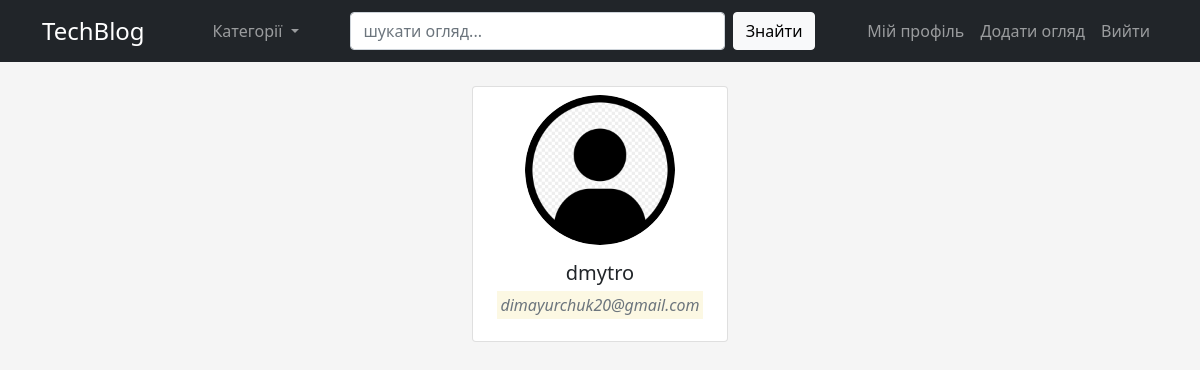
Page /auth/account (signed in) on the earlier database version.
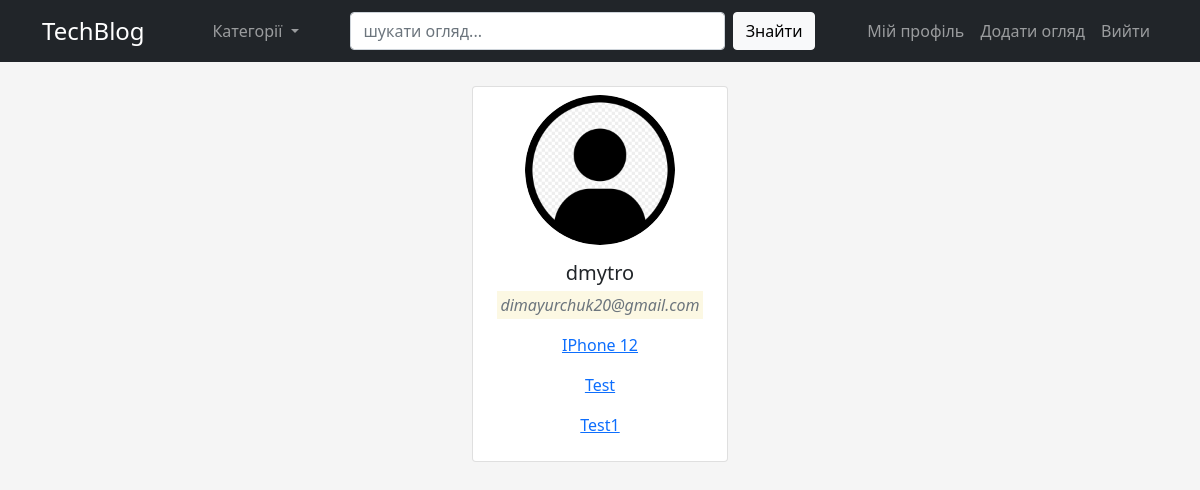
Same page on the later database version.
### app/user/models.py (models this page shows, shortened)
class User(db.Model, UserMixin):  # type: ignore
    id = db.Column(db.Integer, primary_key=True)  # type: ignore
    username = db.Column(db.String(30), unique=True, nullable=False)
    email = db.Column(db.String(50), unique=True, nullable=False)
    password = db.Column(db.String(30), nullable=False)
    picture = db.Column(db.String(20), nullable=False,
                        server_default='default.jpg')  # type: ignore
    comment = db.relationship('Comment', backref='user_br', lazy=True)
    like = db.relationship('Like', backref='user_br', lazy=True)
    posts = db.relationship('Post', backref='user_br', lazy=True)

### app/blog/models.py (models this page shows, shortened)
class Post(db.Model):  # type: ignore
    id = db.Column(db.Integer, primary_key=True)  # type: ignore
    category_id = db.Column(db.Integer, db.ForeignKey('category.id'),
                            nullable=False)  # type: ignore
    user_id = db.Column(db.Integer(), db.ForeignKey('user.id'))  # type: ignore
    title = db.Column(db.String(100), nullable=False)  # type: ignore
    content = db.Column(db.Text)  # type: ignore
    created_at = db.Column(db.Date, default=datetime.utcnow())  # type: ignore
    comments = db.relationship('Comment', backref='post_br', lazy=True)
    likes = db.relationship('Like', backref='post_br', lazy=True)

### app/user/views.py (the view)
@user_bp.route("/account")
@login_required
def account():
    user_img = url_for('static',
                       filename='profile_pictures/' + current_user.picture)
    posts = Post.query.filter_by(user_id=current_user.id)
    return render_template('account.html', user_img=user_img, posts=posts)

### app/user/models.py (called while the page is built)
@login_manager.user_loader
def load_user(user_id):
    return User.query.get(int(user_id))

### app/user/templates/user/account.html
{% extends "base.html" %}
{% block main %}
  {% from "_render_field.html" import render_field_lr %}
  <div class="content-section" align="center">
    <div class="card d-inline-flex p-2 bd-highlight">
      <div class="media">
        <img src="{{user_img}}" class="rounded-circle account-img" alt="Profile-image">
        <div class="card-body">
            <h5 class="card-title">{{ current_user.username }}</h5>
            <mark><em class="card-title text-muted">{{ current_user.email }}</em></mark>
        </div>
        {% for post in posts%}
        <p><a href={{url_for('blog_bp_in.post_view', post_id=post.id)}}>{{post.title}}</a></p>
        {% endfor %}
      </div>
    </div>
  </div>
{% endblock main %}

### app/templates/base.html (shortened to what this page needs)
<!DOCTYPE html>
<html>
<head lang="en">
  <link href="https://cdn.jsdelivr.net/npm/bootstrap@5.0.0-beta2/dist/css/bootstrap.min.css" rel="stylesheet">
<link rel="stylesheet" type="text/css" href="{{ url_for('static', filename='css/custom.css') }}">
<link href="https://cdn.jsdelivr.net/npm/summernote@0.8.18/dist/summernote-lite.min.css" rel="stylesheet">
  </head>
<body>
  <header>
    <nav class="navbar navbar-expand-lg navbar-dark bg-dark">
      <div class="container">
        <a class="navbar-brand fs-4" href="/">TechBlog</a>
          <li class="navbar-nav dropdown">
            <a class="nav-link dropdown-toggle" href="#" id="navbarDropdown" role="button" data-bs-toggle="dropdown" aria-expanded="false">
              Категорії
            </a>
          </li>
          <div class="col-5">
            <form class="d-flex">
              <input class="form-control me-2" type="search" placeholder="шукати огляд..." aria-label="Search">
              <button class="btn btn-light" type="submit">Знайти</button>
            </form>
          </div>
          <div class="navbar-nav">
            {% if current_user.is_authenticated %}
              <a class="nav-item nav-link rounded" href="{{ url_for('user_bp_in.account') }}">Мій профіль</a>
            <a class="nav-item nav-link rounded" href="{{ url_for('blog_bp_in.post_create') }}">Додати огляд</a>
              <a class="nav-item nav-link rounded" href="{{ url_for('user_bp_in.logout') }}">Вийти</a>
            {% else %}
              <a class="nav-item nav-link rounded" href="{{ url_for('user_bp_in.login') }}">Увійти</a>
              <a class="nav-item nav-link rounded" href="{{ url_for('user_bp_in.register') }}">Зареєструватись</a>
            {% endif %}
          </div>
      </div>
    </nav>
  </header>
  <main class="container d-flex flex-column ">
    <br>
    <div>
    {% block main %}
    {% endblock %}
    </div>
  </main>
</body>
</html>

### app/static/css/custom.css (style rules this page uses)
body { background-color: #F5F5F5; !important; }
.rounded-circle { wigth:150px; height:150px; }

Differences in the rows shown:
added Post: title "IPhone 12"
added Post: title "Test"
added Post: title "Test1"
